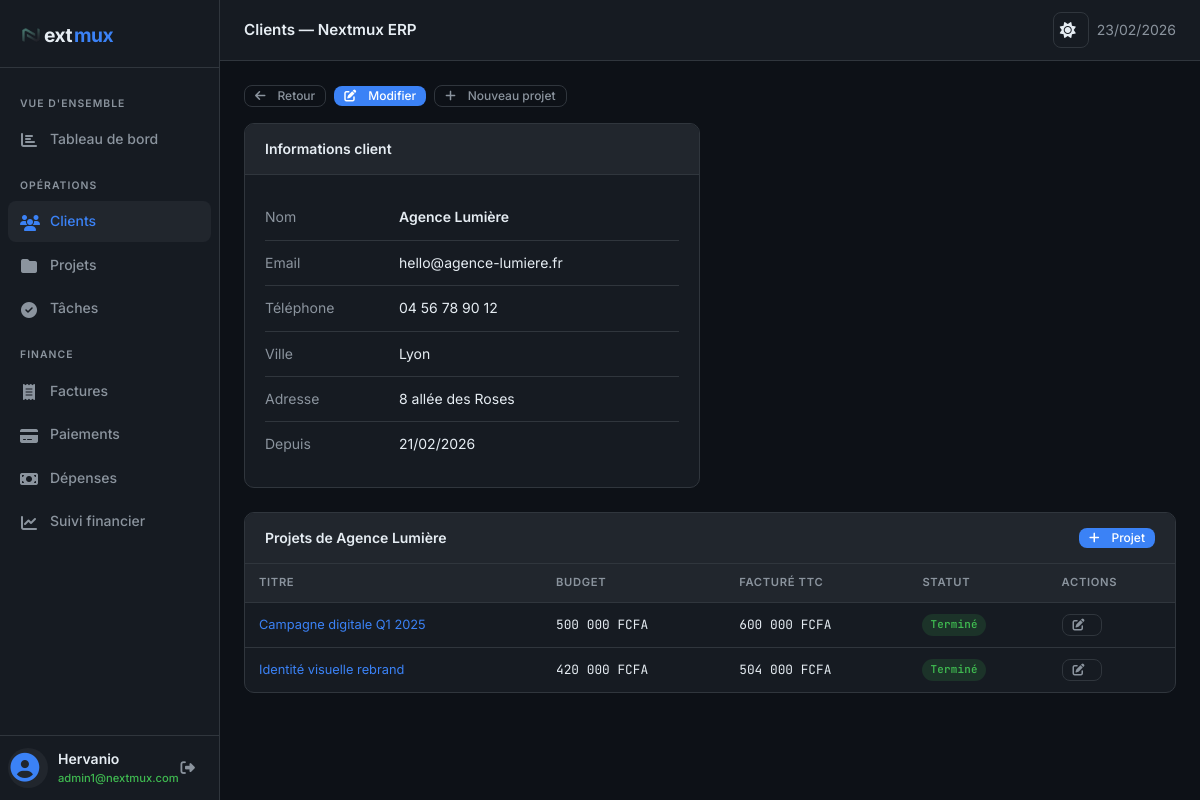
The page /clients.php?action=view&id=2 (signed in) on the database its author committed.
### tables this page shows
CREATE TABLE `clients` (
  `id` int(10) UNSIGNED NOT NULL,
  `nom` varchar(150) NOT NULL,
  `email` varchar(200) NOT NULL,
  `telephone` varchar(20) DEFAULT NULL,
  `adresse` text DEFAULT NULL,
  `ville` varchar(100) DEFAULT NULL,
  `created_at` timestamp NOT NULL DEFAULT current_timestamp()
);

CREATE TABLE `projets` (
  `id` int(10) UNSIGNED NOT NULL,
  `client_id` int(10) UNSIGNED NOT NULL,
  `titre` varchar(200) NOT NULL,
  `description` text DEFAULT NULL,
  `budget` decimal(12,2) NOT NULL DEFAULT 0.00,
  `statut` enum('prospect','en_cours','suspendu','termine') NOT NULL DEFAULT 'en_cours',
  `date_debut` date DEFAULT NULL,
  `date_fin` date DEFAULT NULL,
  `created_at` timestamp NOT NULL DEFAULT current_timestamp()
);

### clients.php (the view, shortened to what this page needs)
<?php
require_once 'db.php';
$db = getDB();
$action = $_GET['action'] ?? 'list';
$id     = isset($_GET['id']) ? (int)$_GET['id'] : 0;
$client = [];
if (($action === 'edit' || $action === 'view') && $id) {
  $client = $db->prepare("SELECT * FROM clients WHERE id = ?")->execute([$id]) ? $db->prepare("SELECT * FROM clients WHERE id = ?")->execute([$id]) : [];
  $stmt = $db->prepare("SELECT * FROM clients WHERE id = ?");
  $stmt->execute([$id]);
  $client = $stmt->fetch();
}
$search   = $_GET['q'] ?? '';
$clients  = $db->prepare("
  SELECT c.*, COUNT(p.id) AS nb_projets
  FROM clients c
  LEFT JOIN projets p ON p.client_id = c.id
  WHERE c.nom LIKE ? OR c.email LIKE ? OR c.ville LIKE ?
  GROUP BY c.id ORDER BY c.nom
");
$clients->execute(["%$search%", "%$search%", "%$search%"]);
$clients = $clients->fetchAll();
$projetsClient = [];
if ($action === 'view' && $id) {
  $stmt = $db->prepare("SELECT p.*, (SELECT SUM(montant_ttc) FROM factures f WHERE f.projet_id=p.id) AS total_facture FROM projets p WHERE p.client_id = ? ORDER BY p.created_at DESC");
  $stmt->execute([$id]);
  $projetsClient = $stmt->fetchAll();
}
require_once 'header.php';
?>
<?php if ($action === 'list'): ?>
  <div class="flex gap-3 mb-4" style="justify-content:space-between; align-items:center;">
    <form method="GET" class="flex gap-2">
      <input type="text" name="q" value="<?= h($search) ?>" placeholder="Rechercher un client…" style="width:260px;">
      <button type="submit" class="btn btn-ghost" title="Rechercher"><i class="fa-solid fa-search"></i></button>
    </form>
    <a href="clients.php?action=create" class="btn btn-primary"><i class="fa-solid fa-plus"></i> Nouveau client</a>
  </div>
  <div class="card">
    <div class="card-header">
      <span class="card-title"><i class="fa-solid fa-users"></i> Clients (<?= count($clients) ?>)</span>
    </div>
    <?php if ($clients): ?>
      <div class="table-wrap">
        <table>
          <thead>
            <tr>
              <th>Nom</th>
              <th>Email</th>
              <th>Téléphone</th>
              <th>Ville</th>
              <th>Projets</th>
              <th>Actions</th>
            </tr>
          </thead>
          <tbody>
            <?php foreach ($clients as $c): ?>
              <tr>
                <td><a href="clients.php?action=view&id=<?= $c['id'] ?>" style="color:var(--accent);text-decoration:none;font-weight:500"><?= h($c['nom']) ?></a></td>
                <td class="text-muted"><?= h($c['email']) ?></td>
                <td class="text-muted mono"><?= h($c['telephone'] ?? '—') ?></td>
                <td class="text-muted"><?= h($c['ville'] ?? '—') ?></td>
                <td><span class="badge badge-secondary"><?= $c['nb_projets'] ?></span></td>
                <td>
                  <div class="flex gap-2">
                    <a href="clients.php?action=edit&id=<?= $c['id'] ?>" class="btn btn-ghost btn-sm" title="Modifier"><i class="fa-solid fa-edit"></i></a>
                    <a href="clients.php?action=delete&id=<?= $c['id'] ?>" class="btn btn-ghost btn-sm" title="Supprimer"
                      onclick="return confirm('Supprimer <?= h(addslashes($c['nom'])) ?> ?')"><i class="fa-solid fa-trash"></i></a>
                  </div>
                </td>
              </tr>
            <?php endforeach; ?>
          </tbody>
        </table>
      </div>
    <?php else: ?>
      <div class="empty-state">
        <div class="icon"><i class="fa-solid fa-users"></i></div>
        <p>Aucun client trouvé.</p>
      </div>
    <?php endif; ?>
  </div>
<?php elseif ($action === 'view' && $client): ?>
  <div class="flex gap-2 mb-4">
    <a href="clients.php" class="btn btn-ghost btn-sm"><i class="fa-solid fa-arrow-left"></i> Retour</a>
    <a href="clients.php?action=edit&id=<?= $client['id'] ?>" class="btn btn-primary btn-sm"><i class="fa-solid fa-edit"></i> Modifier</a>
    <a href="projets.php?action=create&client_id=<?= $client['id'] ?>" class="btn btn-ghost btn-sm"><i class="fa-solid fa-plus"></i> Nouveau projet</a>
  </div>
  <div class="grid-2 mb-6">
    <div class="card">
      <div class="card-header"><span class="card-title">Informations client</span></div>
      <div class="card-body">
        <table style="font-size:0.875rem;">
          <tr>
            <td style="color:var(--muted);width:120px;padding:6px 0">Nom</td>
            <td style="font-weight:600"><?= h($client['nom']) ?></td>
          </tr>
          <tr>
            <td style="color:var(--muted);padding:6px 0">Email</td>
            <td><?= h($client['email']) ?></td>
          </tr>
          <tr>
            <td style="color:var(--muted);padding:6px 0">Téléphone</td>
            <td><?= h($client['telephone'] ?? '—') ?></td>
          </tr>
          <tr>
            <td style="color:var(--muted);padding:6px 0">Ville</td>
            <td><?= h($client['ville'] ?? '—') ?></td>
          </tr>
          <tr>
            <td style="color:var(--muted);padding:6px 0">Adresse</td>
            <td><?= h($client['adresse'] ?? '—') ?></td>
          </tr>
          <tr>
            <td style="color:var(--muted);padding:6px 0">Depuis</td>
            <td><?= formatDate($client['created_at']) ?></td>
          </tr>
        </table>
      </div>
    </div>
  </div>
  <div class="card">
    <div class="card-header">
      <span class="card-title">Projets de <?= h($client['nom']) ?></span>
      <a href="projets.php?action=create&client_id=<?= $client['id'] ?>" class="btn btn-primary btn-sm"><i class="fa-solid fa-plus"></i> Projet</a>
    </div>
    <?php if ($projetsClient): ?>
      <div class="table-wrap">
        <table>
          <thead>
            <tr>
              <th>Titre</th>
              <th>Budget</th>
              <th>Facturé TTC</th>
              <th>Statut</th>
              <th>Actions</th>
            </tr>
          </thead>
          <tbody>
            <?php foreach ($projetsClient as $p): ?>
              <tr>
                <td><a href="projets.php?action=view&id=<?= $p['id'] ?>" style="color:var(--accent);text-decoration:none"><?= h($p['titre']) ?></a></td>
                <td class="mono"><?= money($p['budget']) ?></td>
                <td class="mono"><?= money($p['total_facture'] ?? 0) ?></td>
                <td><?= statutBadgeProjet($p['statut']) ?></td>
                <td><a href="projets.php?action=edit&id=<?= $p['id'] ?>" class="btn btn-ghost btn-sm" title="Modifier"><i class="fa-solid fa-edit"></i></a></td>
              </tr>
            <?php endforeach; ?>
          </tbody>
        </table>
      </div>
    <?php endif; ?>
  </div>
<?php endif; ?>
<?php require_once 'footer.php'; ?>

### db.php (shortened to what this page needs)
<?php
function h(string $s): string
{
    return htmlspecialchars($s, ENT_QUOTES, 'UTF-8');
}
function money(float $amount): string
{
    return number_format($amount, 0, ',', ' ') . ' FCFA';
}
function formatDate(?string $date): string
{
    return (new DateTime($date))->format('d/m/Y');
}
function statutBadgeProjet(string $s): string
{
    $map = [
        'prospect'  => ['label' => 'Prospect',  'class' => 'badge-secondary'],
        'en_cours'  => ['label' => 'En cours',  'class' => 'badge-primary'],
        'suspendu'  => ['label' => 'Suspendu',  'class' => 'badge-warning'],
        'termine'   => ['label' => 'Terminé',   'class' => 'badge-success'],
    ];
    $b = $map[$s] ?? ['label' => $s, 'class' => 'badge-secondary'];
    return "<span class=\"badge {$b['class']}\">{$b['label']}</span>";
}

### header.php (style rules this page uses)
:root { --bg: #0d1117; --bg2: #161b22; --bg3: #21262d; --border: #30363d; --text: #e6edf3; --muted: #8b949e; --accent: #3b82f6; --accent-h: #2563eb; --green: #3fb950; --red: #f85149; --orange: #d29922; --purple: #a371f7; --radius: 8px; --shadow: 0 4px 24px rgba(0, 0, 0, 0.4); --sidebar-width: 240px; --topbar-height: 52px; }
*, *::before, *::after { box-sizing: border-box; margin: 0; padding: 0; }
body { font-family: 'Inter', system-ui, sans-serif; font-size: 14px; background: var(--bg); color: var(--text); line-height: 1.6; min-height: 100vh; display: flex; }
.card { background: var(--bg2); border: 1px solid var(--border); border-radius: 10px; overflow: hidden; }
.card-header { padding: 14px 20px; border-bottom: 1px solid var(--border); display: flex; align-items: center; justify-content: space-between; background: var(--bg3); }
.card-title { font-weight: 600; font-size: 0.875rem; }
.card-body { padding: 20px; }
.btn { display: inline-flex; align-items: center; gap: 6px; padding: 7px 14px; border-radius: var(--radius); border: none; font-size: 0.8rem; font-weight: 500; cursor: pointer; text-decoration: none; transition: all 0.15s; font-family: inherit; line-height: 1; }
.btn-primary { background: var(--accent); color: white; }
.btn-ghost { background: transparent; color: var(--muted); border: 1px solid var(--border); }
.btn-sm { padding: 4px 10px; font-size: 0.75rem; }
.table-wrap { overflow-x: auto; }
table { width: 100%; border-collapse: collapse; font-size: 0.8rem; }
th { background: var(--bg3); color: var(--muted); font-weight: 600; font-size: 0.7rem; text-transform: uppercase; letter-spacing: 0.06em; padding: 10px 14px; text-align: left; border-bottom: 1px solid var(--border); }
td { padding: 11px 14px; border-bottom: 1px solid var(--border); color: var(--text); vertical-align: middle; }
tr:last-child td { border-bottom: none; }
body { -webkit-font-smoothing: antialiased; -moz-osx-font-smoothing: grayscale; }
.badge { display: inline-block; padding: 2px 8px; border-radius: 20px; font-size: 0.68rem; font-weight: 600; font-family: 'JetBrains Mono', monospace; letter-spacing: 0.02em; }
.badge-success { background: rgba(63, 185, 80, 0.15); color: var(--green); }
.flex { display: flex; align-items: center; }
.gap-2 { gap: 8px; }
.mono { font-family: 'JetBrains Mono', monospace; }
.mb-4 { margin-bottom: 16px; }
.mb-6 { margin-bottom: 24px; }
.grid-2 { display: grid; grid-template-columns: 1fr 1fr; gap: 20px; }
@media (min-width: 1024px) and (max-width: 1439px) { .grid-2 { grid-template-columns: 1fr 1fr; } }
i.fa-solid, i.fas { display: inline-block; font-variant-numeric: tabular-nums; margin-right: 6px; vertical-align: -0.125em; }
button i.fa-solid, button i.fas, a i.fa-solid, a i.fas { margin-right: 6px; vertical-align: -0.05em; }

### rows shown on the page
clients: nom "Agence Lumière", email "hello@agence-lumiere.fr", telephone "04 56 78 90 12", ville "Lyon", adresse "8 allée des Roses", created_at "21/02/2026"
projets: titre "Campagne digitale Q1 2025", budget "500 000 FCFA", total_facture "600 000 FCFA", statut "Terminé"
projets: titre "Identité visuelle rebrand", budget "420 000 FCFA", total_facture "504 000 FCFA", statut "Terminé"

### other values the page prints
$_SESSION['user']['nom'] "Hervanio"
$_SESSION['user']['email'] "admin1@nextmux.com"
$pageTitle "Clients — Nextmux ERP"
